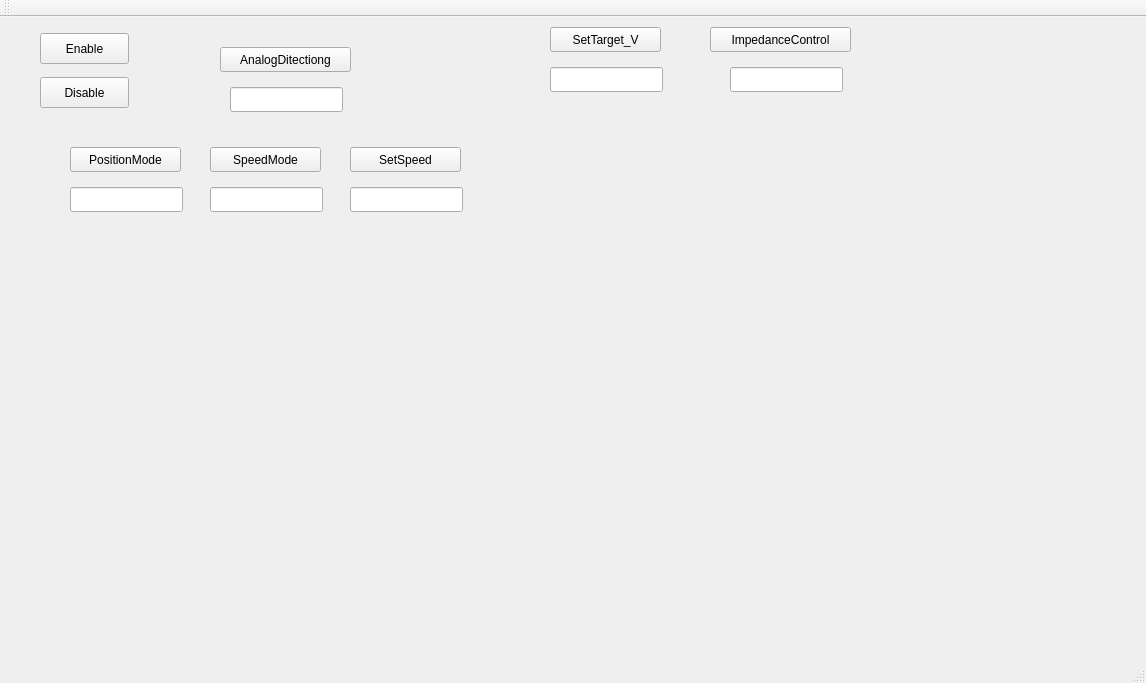
<?xml version="1.0" encoding="UTF-8"?>
<ui version="4.0">
 <class>MainWindow</class>
 <widget class="QMainWindow" name="MainWindow">
  <property name="geometry">
   <rect>
    <x>0</x>
    <y>0</y>
    <width>1146</width>
    <height>683</height>
   </rect>
  </property>
  <property name="windowTitle">
   <string>MainWindow</string>
  </property>
  <widget class="QWidget" name="centralWidget">
   <widget class="QPushButton" name="pushButton_7">
    <property name="geometry">
     <rect>
      <x>550</x>
      <y>10</y>
      <width>111</width>
      <height>25</height>
     </rect>
    </property>
    <property name="text">
     <string>SetTarget_V</string>
    </property>
   </widget>
   <widget class="QPushButton" name="pushButton_6">
    <property name="geometry">
     <rect>
      <x>350</x>
      <y>130</y>
      <width>111</width>
      <height>25</height>
     </rect>
    </property>
    <property name="text">
     <string>SetSpeed</string>
    </property>
   </widget>
   <widget class="QPushButton" name="pushButton">
    <property name="geometry">
     <rect>
      <x>70</x>
      <y>130</y>
      <width>111</width>
      <height>25</height>
     </rect>
    </property>
    <property name="text">
     <string>PositionMode</string>
    </property>
   </widget>
   <widget class="QLineEdit" name="lineEdit_2">
    <property name="geometry">
     <rect>
      <x>230</x>
      <y>70</y>
      <width>113</width>
      <height>25</height>
     </rect>
    </property>
   </widget>
   <widget class="QCustomPlot" name="widget" native="true">
    <property name="geometry">
     <rect>
      <x>570</x>
      <y>210</y>
      <width>571</width>
      <height>391</height>
     </rect>
    </property>
   </widget>
   <widget class="QPushButton" name="pushButton_5">
    <property name="geometry">
     <rect>
      <x>210</x>
      <y>130</y>
      <width>111</width>
      <height>25</height>
     </rect>
    </property>
    <property name="text">
     <string>SpeedMode</string>
    </property>
   </widget>
   <widget class="QLineEdit" name="lineEdit_3">
    <property name="geometry">
     <rect>
      <x>210</x>
      <y>170</y>
      <width>113</width>
      <height>25</height>
     </rect>
    </property>
   </widget>
   <widget class="QLineEdit" name="lineEdit">
    <property name="geometry">
     <rect>
      <x>70</x>
      <y>170</y>
      <width>113</width>
      <height>25</height>
     </rect>
    </property>
   </widget>
   <widget class="QCustomPlot" name="widget_2" native="true">
    <property name="geometry">
     <rect>
      <x>10</x>
      <y>210</y>
      <width>561</width>
      <height>401</height>
     </rect>
    </property>
   </widget>
   <widget class="QPushButton" name="pushButton_2">
    <property name="geometry">
     <rect>
      <x>40</x>
      <y>16</y>
      <width>89</width>
      <height>31</height>
     </rect>
    </property>
    <property name="text">
     <string>Enable</string>
    </property>
   </widget>
   <widget class="QPushButton" name="pushButton_3">
    <property name="geometry">
     <rect>
      <x>40</x>
      <y>60</y>
      <width>89</width>
      <height>31</height>
     </rect>
    </property>
    <property name="text">
     <string>Disable</string>
    </property>
   </widget>
   <widget class="QLineEdit" name="lineEdit_4">
    <property name="geometry">
     <rect>
      <x>350</x>
      <y>170</y>
      <width>113</width>
      <height>25</height>
     </rect>
    </property>
   </widget>
   <widget class="QPushButton" name="pushButton_4">
    <property name="geometry">
     <rect>
      <x>220</x>
      <y>30</y>
      <width>131</width>
      <height>25</height>
     </rect>
    </property>
    <property name="text">
     <string>AnalogDitectiong</string>
    </property>
   </widget>
   <widget class="QLineEdit" name="lineEdit_5">
    <property name="geometry">
     <rect>
      <x>550</x>
      <y>50</y>
      <width>113</width>
      <height>25</height>
     </rect>
    </property>
   </widget>
   <widget class="QLineEdit" name="lineEdit_6">
    <property name="geometry">
     <rect>
      <x>730</x>
      <y>50</y>
      <width>113</width>
      <height>25</height>
     </rect>
    </property>
   </widget>
   <widget class="QPushButton" name="pushButton_8">
    <property name="geometry">
     <rect>
      <x>710</x>
      <y>10</y>
      <width>141</width>
      <height>25</height>
     </rect>
    </property>
    <property name="text">
     <string>ImpedanceControl</string>
    </property>
   </widget>
  </widget>
  <widget class="QMenuBar" name="menuBar">
   <property name="geometry">
    <rect>
     <x>0</x>
     <y>0</y>
     <width>1146</width>
     <height>22</height>
    </rect>
   </property>
  </widget>
  <widget class="QToolBar" name="mainToolBar">
   <attribute name="toolBarArea">
    <enum>TopToolBarArea</enum>
   </attribute>
   <attribute name="toolBarBreak">
    <bool>false</bool>
   </attribute>
  </widget>
  <widget class="QStatusBar" name="statusBar"/>
 </widget>
 <layoutdefault spacing="6" margin="11"/>
 <customwidgets>
  <customwidget>
   <class>QCustomPlot</class>
   <extends>QWidget</extends>
   <header>qcustomplot.h</header>
   <container>1</container>
  </customwidget>
 </customwidgets>
 <resources/>
 <connections/>
</ui>
